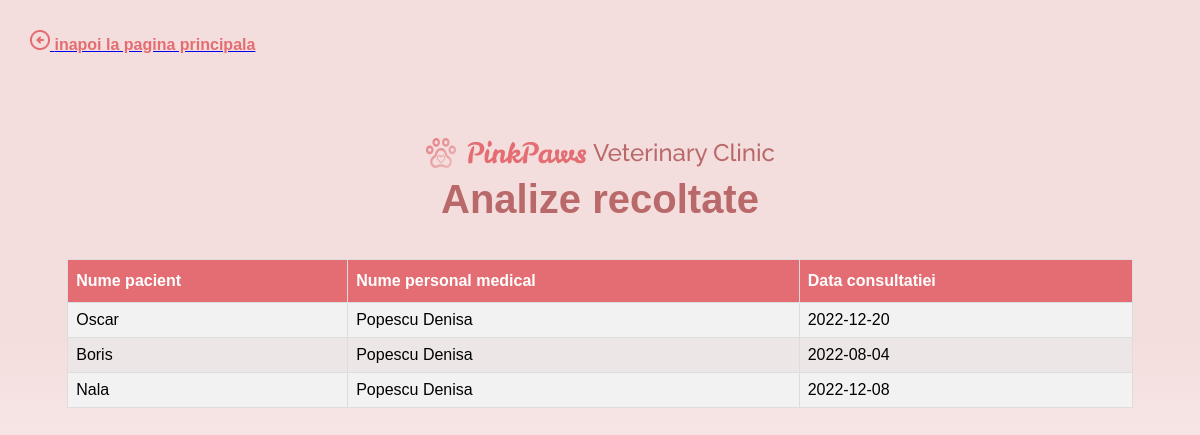
/Proiect_BD_Cabinet_Veterinar/admin_animale_a.php (signed in), run on the app's committed database.
### tables this page shows
CREATE TABLE `pacienti` (
  `id_pacient` int(11) NOT NULL,
  `id_stapan` int(11) NOT NULL,
  `numep` varchar(50) NOT NULL,
  `specie` varchar(50) NOT NULL,
  `rasa` varchar(50) NOT NULL,
  `data_nasterii` date NOT NULL,
  `sex` char(1) NOT NULL,
  `greutate` float NOT NULL
);

CREATE TABLE `personal_medical` (
  `id_personal` int(11) NOT NULL,
  `id_specializare` int(11) NOT NULL,
  `grad_medical` varchar(50) NOT NULL,
  `nume` varchar(50) NOT NULL,
  `prenume` varchar(50) NOT NULL,
  `CNP` char(13) NOT NULL,
  `nr_telefon` varchar(20) NOT NULL,
  `e_mail` varchar(50) NOT NULL
);

CREATE TABLE `consultatii_pacienti` (
  `id_c_p` int(11) NOT NULL,
  `id_consultatie` int(11) NOT NULL,
  `id_pacient` int(11) NOT NULL,
  `data_consultatie` date NOT NULL
);

### Proiect_BD_Cabinet_Veterinar/admin_animale_a.php (the view, shortened to what this page needs)
<?php
	include("connection.php");
?>
<!DOCTYPE html>
<html>
<head>
<link rel="stylesheet" href="my_style.css">
</head>
<body class="bkg2">
<poz_sageata><a href="admin_homepage.php"><img src="img\sageata.png" alt="sageata"><text_inapoi_la> inapoi la pagina principala</text_inapoi_la></a></poz_sageata>
<br><br><br><br><br><br><br>
<center><img src="img\titlu1.png" alt="logo clinica"></center>
<center><titlu_homepage>Analize recoltate</titlu_homepage></center>
<br><br>
<center><table id="customers">
        <thead>
			<tr>
				<th>Nume pacient</th>
				<th>Nume personal medical</th>
				<th>Data consultatiei</th>
			</tr>
		</thead>
        <tbody>
            <?php
			$sql1 = "SELECT Pa.numep, P.nume, P.prenume, C.data_consultatie
					FROM Tip_consultatii T inner join Consultatii_Pacienti C on T.id_consultatie = C.id_consultatie
								inner join Pacienti Pa on Pa.id_pacient = C.id_pacient
								inner join Personal_medical P on P.id_personal = T.id_personal
					WHERE T.descriere = 'Recoltare analize'";
			$result = $con->query($sql1);
			while($row = $result->fetch_assoc()) {
                echo "<tr>
                    <td>" . $row["numep"] . "</td>
                    <td>" . $row["nume"] . " " . $row["prenume"] . "</td>
					<td>" . $row["data_consultatie"] . "</td>
                </tr>";
			}
            ?>
        </tbody>
    </table></center>
<br><br><br><br><br><br><br><br><br><br><br><br><br><br><br><br><br><br>
</body>
</html>

### Proiect_BD_Cabinet_Veterinar/my_style.css (style rules this page uses)
#customers { font-family: Raleway, sans-serif; border-collapse: collapse; width: 90%; }
#customers td, #customers th { border: 1px solid #ddd; padding: 8px; }
#customers tr:nth-child(even) { background-color: #ede6e6; }
#customers tr:nth-child(odd) { background-color: #f2f2f2; }
#customers th { padding-top: 12px; padding-bottom: 12px; text-align: left; background-color: #E36D72; color: white; }
.bkg2 { background: linear-gradient(180deg, #F4DDDD 45.66%, #FFFFFF 100%); }
titlu_homepage { font-family: 'Raleway', sans-serif; font-style: normal; font-weight: 700; font-size: 40px; line-height: 47px; text-align: center; color: #B96969; }
text_inapoi_la { font-family: 'Raleway', sans-serif; font-style: normal; font-weight: 600; font-size: 16px; line-height: 19px; color: #E36D72; }
poz_sageata { position: absolute; left: 30px; top: 30px; }

### data on the page
pacienti: numep "Oscar", personal_medical.nume "Popescu", personal_medical.prenume "Denisa", consultatii_pacienti.data_consultatie "2022-12-20"
pacienti: numep "Boris", personal_medical.nume "Popescu", personal_medical.prenume "Denisa", consultatii_pacienti.data_consultatie "2022-08-04"
pacienti: numep "Nala", personal_medical.nume "Popescu", personal_medical.prenume "Denisa", consultatii_pacienti.data_consultatie "2022-12-08"
